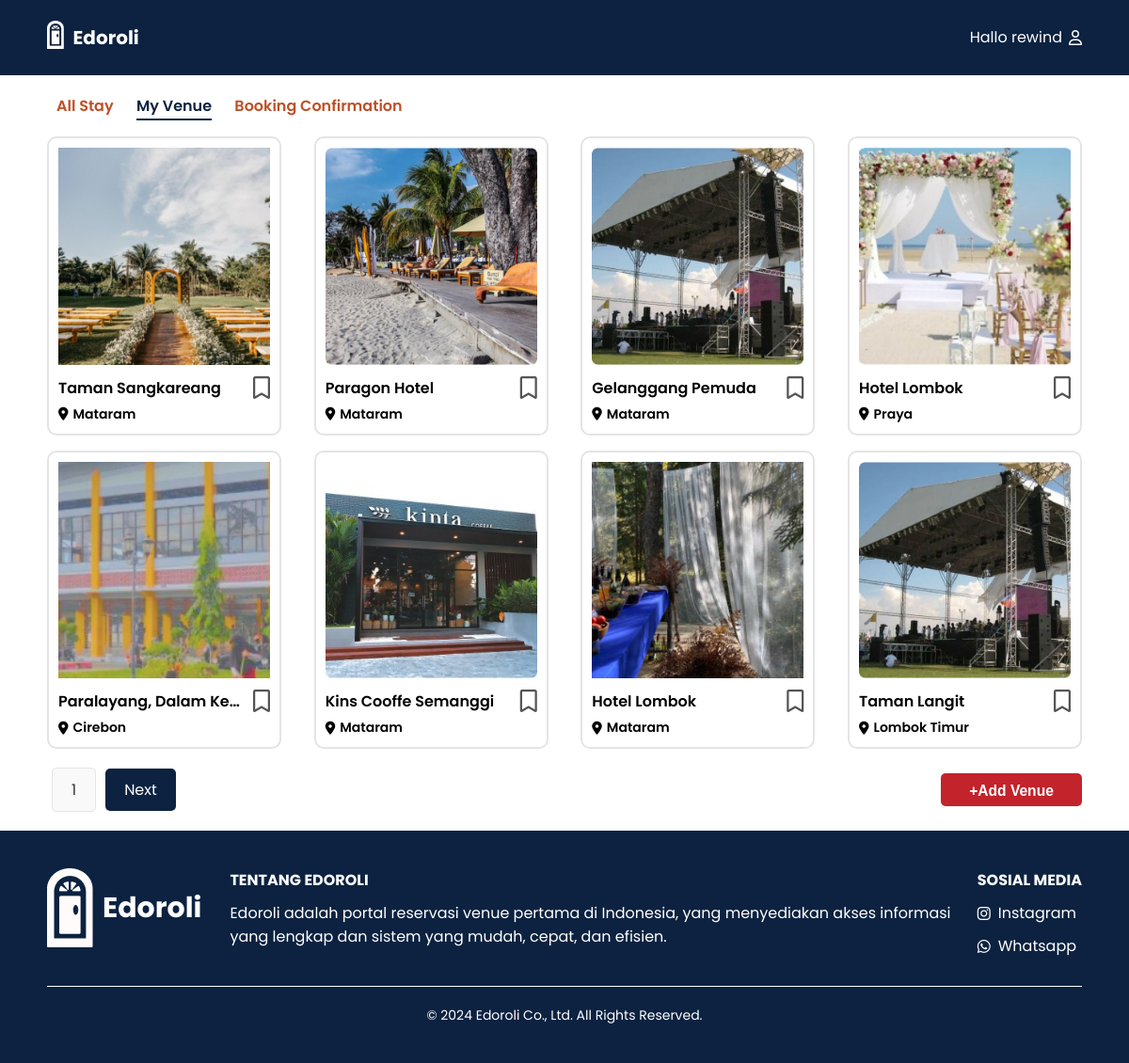
Screenshot of /Provider/venue_prov.php?id_provider=3&page=1 (signed in) with the database file from the repository.
### tables this page shows
CREATE TABLE `venue` (
  `id_venue` int(10) NOT NULL,
  `nama_venue` varchar(30) DEFAULT NULL,
  `deskripsi_fasilitas` text DEFAULT NULL,
  `alamat` varchar(255) DEFAULT NULL,
  `penanggung_jawab` varchar(30) DEFAULT NULL,
  `kapasitas` int(30) DEFAULT NULL,
  `harga` int(255) DEFAULT NULL,
  `kota` varchar(255) DEFAULT NULL,
  `gambar` text NOT NULL,
  `jenis_instansi` enum('Pemerintah','Swasta') DEFAULT NULL,
  `id_provider` int(10) DEFAULT NULL,
  `main_venue` tinyint(1) DEFAULT 0
);

### Provider/venue_prov.php (the view, shortened to what this page needs)
<?php
$conn = connectDatabase();
$id_provider = isset($_GET['id_provider']) ? (int)$_GET['id_provider'] : 0;
$items_per_page = 8;
$page = isset($_GET['page']) ? (int)$_GET['page'] : 1;
$offset = ($page - 1) * $items_per_page;
$sql = "SELECT * FROM venue WHERE id_provider = ? LIMIT ? OFFSET ?";
$stmt = $conn->prepare($sql);
$stmt->bind_param("iii", $id_provider, $items_per_page, $offset);
$stmt->execute();
$result = $stmt->get_result();
$total_items_sql = "SELECT COUNT(*) AS total FROM venue WHERE id_provider = ?";
$stmt_total = $conn->prepare($total_items_sql);
$stmt_total->bind_param("i", $id_provider);
$stmt_total->execute();
$total_items_result = $stmt_total->get_result();
$total_items = $total_items_result->fetch_assoc()['total'];
$total_pages = ceil($total_items / $items_per_page);
?>
<!DOCTYPE html>
<html lang="en">
<head>
    <link rel="stylesheet" href="https://cdnjs.cloudflare.com/ajax/libs/font-awesome/6.0.0-beta3/css/all.min.css">
    <link rel="stylesheet" href="../css/venue_prov.css">
    <link rel="stylesheet" href="../css/footer.css" />
</head>
<body>
    <header>
        <div class="wrapper">
            <div class="logo-nama">
                <div class="logo"><img src="../image/logo.png" alt="Logo"></div>
                <div class="nama_website"><a href="#">Edoroli</a></div>
            </div>
            <div class="menu"><a href="Provider.php">Hallo <?php echo $_SESSION['username']; ?><i class="far fa-user"></i></a></div>
        </div>
    </header>
    <main>
        <section class="main-title">
            <nav>
                <a href="../Provider/home_prov.php" class="nav-item" id="all-stay">All Stay</a>
                <a href="venue_prov.php?id_provider=<?php echo $id_provider; ?>&page=1" class="nav-item active" id="venue">My Venue</a>
                <a href="booking_confirmation.php" class="nav-item" id="booking">Booking Confirmation</a>
            </nav>
        </section>
        <section class="venue">
            <div class="gallery">
                <?php
                if ($result->num_rows > 0) {
                    while ($row = $result->fetch_assoc()) {
                        echo '<div class="card">';
                        echo '    <div class="image-container">';
                        echo '        <a href="venue_detail.php?id_venue=' . $row["id_venue"] . '">';
                        echo '            <img src="' . $row["gambar"] . '" alt="Venue Image">';
                        echo '        </a>';
                        echo '    </div>';
                        echo '    <div class="info">';
                        echo '        <p class="name">' . $row["nama_venue"] . '</p>';
                        echo '        <span class="plus-icon"><i class="far fa-bookmark" onclick="klikBookmark(this)"></i></span>';
                        echo '    </div>';
                        echo '    <div class="location">';
                        echo '        <i class="fa-solid fa-location-dot"></i>';
                        echo '        <span>' . $row["kota"] . '</span>';
                        echo '    </div>';
                        echo '</div>';
                    }
                } else {
                    echo "<p>No venues found. <a href='add_venue_form.php'>Add a new venue</a>.</p>";
                }
                ?>
            </div>
            <div class="button-container">
                <div class="pagination">
                    <span class="page-number"><?php echo $page; ?></span>
                    <?php if ($page < $total_pages): ?>
                        <a href="venue_prov.php?id_provider=<?php echo $id_provider; ?>&page=<?php echo $page + 1; ?>" class="pagination-button" id="next-button">Next</a>
                    <?php endif; ?>
                </div>
                <div class="add-venue">
                    <a href="add_venue_form.php">
                        <button class="card add-venue-btn">
                            <h3>+Add Venue</h3>
                        </button>
                    </a>
                </div>
            </div>
        </section>
    </main>
    <?php require_once '../php/footer.php'; ?>
</body>
</html>

### css/venue_prov.css (style rules this page uses)
* { text-decoration: none; margin: 0px; padding: 0px; }
body { font-family: "Poppins", sans-serif; margin: 0; padding: 0; box-sizing: border-box; background-color: white; }
.wrapper { width: 1100px; margin: auto; align-items: center; }
.nama_website a { font-size: 20px; font-weight: bold; float: left; font-family: "Poppins"; color: #fff; }
.logo img { padding: 22px 10px 0px 0px; vertical-align: center; float: left; max-width: 50px; max-height: 30px; }
.menu { float: right; display: flex; align-items: center; margin-left: auto; }
.menu a { color: #fff; display: flex; align-items: center; }
.menu a i { margin-left: 7px; }
header { width: 100%; margin: auto; display: flex; line-height: 80px; position: sticky; position: -webkit-sticky; top: 0px; background-color: #0c2240; z-index: 10; justify-content: space-between; align-items: center; }
main { max-width: 1100px; margin: auto; padding: 20px; }
.main-title { text-align: left; padding-bottom: 10px; }
.main-title nav a { margin: 0 10px; color: #bf4f26; text-decoration: none; font-size: 18px solid; position: relative; font-weight: 600; }
.nav-item.active { color: #0c2240; }
.nav-item.active::after { content: ""; position: absolute; width: 100%; height: 2px; background-color: #0c2240; left: 0; bottom: -4px; }
.gallery { display: flex; flex-wrap: wrap; gap: 16px; justify-content: space-between; margin-top: 10px; }
.card { border: 2px solid #e4e4e4; border-radius: 10px; overflow: hidden; position: relative; width: 245px; }
.image-container { position: relative; padding: 10px 10px 0 10px; }
.image-container img { width: 100%; height: auto; }
.info { padding: 0 10px 0 10px; display: flex; justify-content: space-between; align-items: center; }
.name { flex-grow: 1; white-space: nowrap; overflow: hidden; text-overflow: ellipsis; color: #000; font-weight: 600; }
.plus-icon { cursor: pointer; font-size: 24px; color: #555; margin-left: 10px; }
.location { display: flex; align-items: center; font-size: 14px; padding: 0 10px 10px 10px; font-weight: 600; }
.location i { margin-right: 5px; }
.button-container { display: flex; justify-content: space-between; align-items: center; margin-top: 20px; width: 100%; }
.add-venue { display: flex; }
.add-venue-btn { background-color: #c3232b; color: white; border: none; padding: 10px 20px; border-radius: 5px; cursor: pointer; text-align: center; width: 150px; height: 35px; transition: background-color 0.3s ease; }
.add-venue-btn h3 { margin: 0; }
.pagination { display: flex; align-items: center; }
.pagination-button { background-color: #0c2240; color: white; border: none; padding: 10px 20px; margin: 0 5px; cursor: pointer; border-radius: 5px; }
.page-number { display: inline-block; padding: 10px 20px; margin: 0 5px; border: 1px solid #e4e4e4; border-radius: 5px; background-color: #f9f9f9; color: #333; }

### rows the page displays
venue: gambar (picture), nama_venue "Taman Sangkareang", kota "Mataram"
venue: gambar (picture), nama_venue "Paragon Hotel", kota "Mataram"
venue: gambar (picture), nama_venue "Gelanggang Pemuda", kota "Mataram"
venue: gambar (picture), nama_venue "Hotel Lombok", kota "Praya"
venue: gambar (picture), nama_venue "Paralayang, Dalam Ke…", kota "Cirebon"
venue: gambar (picture), nama_venue "Kins Cooffe Semanggi", kota "Mataram"
venue: gambar (picture), nama_venue "Hotel Lombok", kota "Mataram"
venue: gambar (picture), nama_venue "Taman Langit", kota "Lombok Timur"

### other values shown
$_SESSION['username'] "rewind"
$page "1"
